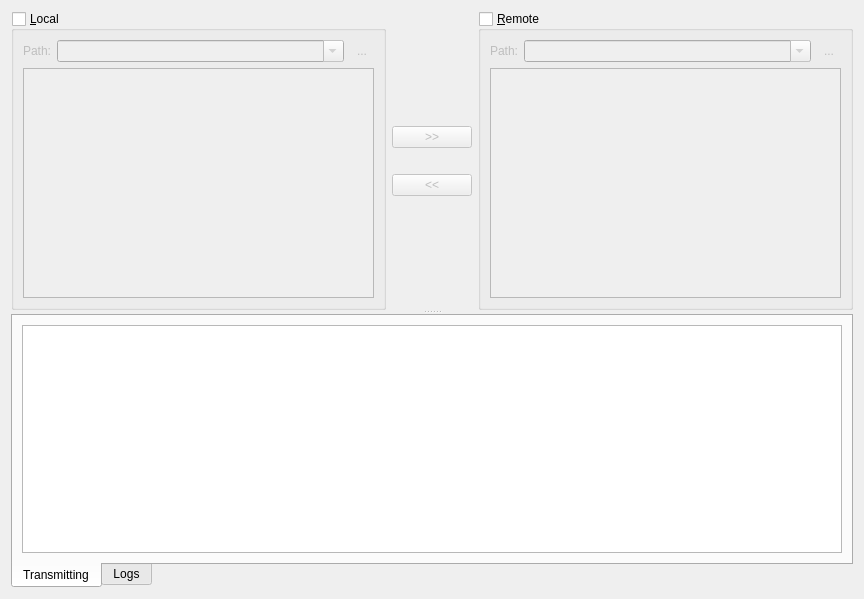
<?xml version="1.0" encoding="UTF-8"?>
<ui version="4.0">
 <class>FileManagement</class>
 <widget class="QWidget" name="FileManagement">
  <property name="geometry">
   <rect>
    <x>0</x>
    <y>0</y>
    <width>864</width>
    <height>599</height>
   </rect>
  </property>
  <property name="windowTitle">
   <string>File Mamagement</string>
  </property>
  <layout class="QHBoxLayout" name="horizontalLayout_2">
   <item>
    <widget class="QSplitter" name="splitter">
     <property name="sizePolicy">
      <sizepolicy hsizetype="Expanding" vsizetype="Expanding">
       <horstretch>0</horstretch>
       <verstretch>0</verstretch>
      </sizepolicy>
     </property>
     <property name="orientation">
      <enum>Qt::Vertical</enum>
     </property>
     <widget class="QWidget" name="layoutWidget">
      <layout class="QHBoxLayout" name="horizontalLayout">
       <item>
        <widget class="QGroupBox" name="groupBoxLocal">
         <property name="sizePolicy">
          <sizepolicy hsizetype="Expanding" vsizetype="Expanding">
           <horstretch>0</horstretch>
           <verstretch>3</verstretch>
          </sizepolicy>
         </property>
         <property name="title">
          <string>&amp;Local</string>
         </property>
         <property name="checkable">
          <bool>true</bool>
         </property>
         <property name="checked">
          <bool>false</bool>
         </property>
         <layout class="QGridLayout" name="gridLayout_8">
          <item row="0" column="0">
           <widget class="QLabel" name="label_4">
            <property name="text">
             <string>Path:</string>
            </property>
           </widget>
          </item>
          <item row="0" column="1">
           <widget class="QComboBox" name="comboBoxLocalPath">
            <property name="sizePolicy">
             <sizepolicy hsizetype="Expanding" vsizetype="Fixed">
              <horstretch>0</horstretch>
              <verstretch>0</verstretch>
             </sizepolicy>
            </property>
            <property name="editable">
             <bool>true</bool>
            </property>
           </widget>
          </item>
          <item row="0" column="2">
           <widget class="QToolButton" name="toolButtonShowLocalFiles">
            <property name="text">
             <string>...</string>
            </property>
            <property name="icon">
             <iconset resource="../controlcenter.qrc">
              <normaloff>:/icon/resources/images/select.png</normaloff>:/icon/resources/images/select.png</iconset>
            </property>
            <property name="autoRaise">
             <bool>true</bool>
            </property>
           </widget>
          </item>
          <item row="1" column="0" colspan="3">
           <widget class="QTableView" name="tableViewLocalFiles">
            <property name="selectionMode">
             <enum>QAbstractItemView::SingleSelection</enum>
            </property>
            <property name="selectionBehavior">
             <enum>QAbstractItemView::SelectRows</enum>
            </property>
            <property name="sortingEnabled">
             <bool>true</bool>
            </property>
            <property name="wordWrap">
             <bool>false</bool>
            </property>
            <attribute name="verticalHeaderVisible">
             <bool>false</bool>
            </attribute>
           </widget>
          </item>
         </layout>
        </widget>
       </item>
       <item>
        <layout class="QVBoxLayout" name="verticalLayout_5">
         <property name="sizeConstraint">
          <enum>QLayout::SetMinimumSize</enum>
         </property>
         <item>
          <spacer name="verticalSpacer_4">
           <property name="orientation">
            <enum>Qt::Vertical</enum>
           </property>
           <property name="sizeHint" stdset="0">
            <size>
             <width>20</width>
             <height>40</height>
            </size>
           </property>
          </spacer>
         </item>
         <item>
          <widget class="QPushButton" name="pushButtonUploadToRemote">
           <property name="enabled">
            <bool>false</bool>
           </property>
           <property name="toolTip">
            <string>Upload To Remote</string>
           </property>
           <property name="text">
            <string>&gt;&gt;</string>
           </property>
           <property name="iconSize">
            <size>
             <width>22</width>
             <height>22</height>
            </size>
           </property>
          </widget>
         </item>
         <item>
          <spacer name="verticalSpacer_5">
           <property name="orientation">
            <enum>Qt::Vertical</enum>
           </property>
           <property name="sizeType">
            <enum>QSizePolicy::Preferred</enum>
           </property>
           <property name="sizeHint" stdset="0">
            <size>
             <width>20</width>
             <height>20</height>
            </size>
           </property>
          </spacer>
         </item>
         <item>
          <widget class="QPushButton" name="pushButtonDownloadToLocal">
           <property name="enabled">
            <bool>false</bool>
           </property>
           <property name="toolTip">
            <string>Download To Local</string>
           </property>
           <property name="text">
            <string>&lt;&lt;</string>
           </property>
           <property name="iconSize">
            <size>
             <width>22</width>
             <height>22</height>
            </size>
           </property>
          </widget>
         </item>
         <item>
          <spacer name="verticalSpacer_6">
           <property name="orientation">
            <enum>Qt::Vertical</enum>
           </property>
           <property name="sizeHint" stdset="0">
            <size>
             <width>20</width>
             <height>40</height>
            </size>
           </property>
          </spacer>
         </item>
        </layout>
       </item>
       <item>
        <widget class="QGroupBox" name="groupBoxRemote">
         <property name="sizePolicy">
          <sizepolicy hsizetype="Expanding" vsizetype="Expanding">
           <horstretch>0</horstretch>
           <verstretch>0</verstretch>
          </sizepolicy>
         </property>
         <property name="title">
          <string>&amp;Remote</string>
         </property>
         <property name="checkable">
          <bool>true</bool>
         </property>
         <property name="checked">
          <bool>false</bool>
         </property>
         <layout class="QGridLayout" name="gridLayout_10">
          <item row="0" column="0">
           <widget class="QLabel" name="label_5">
            <property name="text">
             <string>Path:</string>
            </property>
           </widget>
          </item>
          <item row="0" column="1">
           <widget class="QComboBox" name="comboBoxRemotePath">
            <property name="sizePolicy">
             <sizepolicy hsizetype="Expanding" vsizetype="Fixed">
              <horstretch>0</horstretch>
              <verstretch>0</verstretch>
             </sizepolicy>
            </property>
            <property name="editable">
             <bool>true</bool>
            </property>
           </widget>
          </item>
          <item row="0" column="2">
           <widget class="QToolButton" name="toolButtonShowRemoteFiles">
            <property name="text">
             <string>...</string>
            </property>
            <property name="icon">
             <iconset resource="../controlcenter.qrc">
              <normaloff>:/icon/resources/images/select.png</normaloff>:/icon/resources/images/select.png</iconset>
            </property>
            <property name="autoRaise">
             <bool>true</bool>
            </property>
           </widget>
          </item>
          <item row="1" column="0" colspan="3">
           <widget class="QTableView" name="tableViewRemoteFiles">
            <property name="selectionMode">
             <enum>QAbstractItemView::SingleSelection</enum>
            </property>
            <property name="selectionBehavior">
             <enum>QAbstractItemView::SelectRows</enum>
            </property>
            <property name="sortingEnabled">
             <bool>true</bool>
            </property>
            <property name="wordWrap">
             <bool>false</bool>
            </property>
            <attribute name="verticalHeaderVisible">
             <bool>false</bool>
            </attribute>
           </widget>
          </item>
         </layout>
        </widget>
       </item>
      </layout>
     </widget>
     <widget class="QTabWidget" name="tabWidget_2">
      <property name="tabPosition">
       <enum>QTabWidget::South</enum>
      </property>
      <property name="tabShape">
       <enum>QTabWidget::Rounded</enum>
      </property>
      <property name="currentIndex">
       <number>0</number>
      </property>
      <widget class="QWidget" name="tabFileTransmitting">
       <attribute name="title">
        <string>Transmitting</string>
       </attribute>
       <layout class="QGridLayout" name="gridLayout_11">
        <item row="0" column="0">
         <widget class="QTreeView" name="treeView"/>
        </item>
       </layout>
      </widget>
      <widget class="QWidget" name="tabFileLogs">
       <attribute name="title">
        <string>Logs</string>
       </attribute>
       <layout class="QGridLayout" name="gridLayout_14">
        <item row="0" column="0">
         <widget class="QTextEdit" name="textEdit"/>
        </item>
       </layout>
      </widget>
     </widget>
    </widget>
   </item>
  </layout>
 </widget>
 <resources>
  <include location="../controlcenter.qrc"/>
 </resources>
 <connections/>
</ui>
